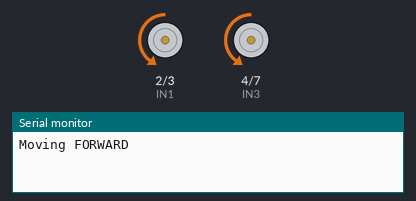
The sketch below on a simulated Arduino Uno, built with avr-gcc and run on an emulated ATmega328P. Parts: motor-driver pin pairs drawn as motors (green arrow = first pin HIGH = forward, orange = second pin HIGH = backward, longer = more drive, scaled by the enable pin), the last lines printed to the serial monitor.

Above: at 1.0 s.
At 3.0 s:
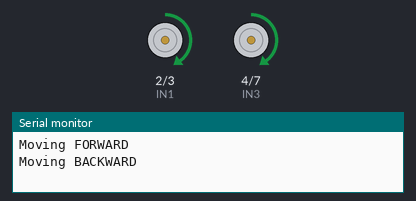
At 4.7 s:
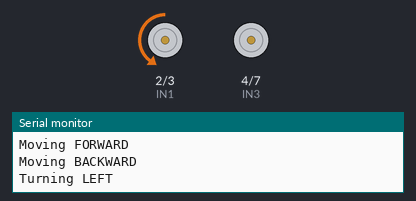
At 8.0 s:
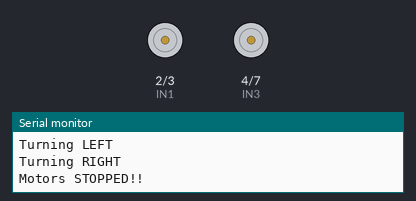
Timing chart, 0 to 11.7 s (numbered marks = the images above):
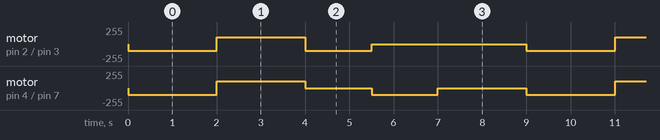

Measured:
- by itself, motor on pin 2 (IN1) / pin 3 (IN2): repeats every 9.0 s: forward 100/255 2.0 s, backward 100/255 1.5 s, stopped 3.5 s, backward 100/255 2.0 s
- by itself, motor on pin 4 (IN3) / pin 7 (IN4): repeats every 9.0 s: forward 100/255 2.0 s, stopped 1.5 s, backward 100/255 1.5 s, stopped 2.0 s, backward 100/255 2.0 s

The sketch:

motor_test.ino
```cpp
// Motor A
const int IN1 = 2;
const int IN2 = 3;
const int ENA = 6;  // PWM for Motor A

// Motor B
const int IN3 = 4;
const int IN4 = 7;
const int ENB = 5;  // PWM for Motor B

// Speed setting (0–255)
int speedA = 100;
int speedB = 100;

void setup() {
  pinMode(IN1, OUTPUT);
  pinMode(IN2, OUTPUT);
  pinMode(ENA, OUTPUT);

  pinMode(IN3, OUTPUT);
  pinMode(IN4, OUTPUT);
  pinMode(ENB, OUTPUT);

  Serial.begin(9600);
}

// Move both motors forward
void forward() {
  Serial.println("Moving FORWARD");
  digitalWrite(IN1, LOW);
  digitalWrite(IN2, HIGH);
  digitalWrite(IN3, LOW);
  digitalWrite(IN4, HIGH);
  analogWrite(ENA, speedA);
  analogWrite(ENB, speedB);
}

// Move both motors backward
void backward() {
  Serial.println("Moving BACKWARD");
  digitalWrite(IN1, HIGH);
  digitalWrite(IN2, LOW);
  digitalWrite(IN3, HIGH);
  digitalWrite(IN4, LOW);
  analogWrite(ENA, speedA);
  analogWrite(ENB, speedB);
}

// Turn right (stop right motor, run left motor)
void right() {
  Serial.println("Turning RIGHT");
  digitalWrite(IN1, LOW);
  digitalWrite(IN2, LOW);
  digitalWrite(IN3, LOW);
  digitalWrite(IN4, HIGH);
  analogWrite(ENA, 0);
  analogWrite(ENB, speedB);
}

// Turn left (run right motor, stop left motor)
void left() {
  Serial.println("Turning LEFT");
  digitalWrite(IN1, LOW);
  digitalWrite(IN2, HIGH);
  digitalWrite(IN3, LOW);
  digitalWrite(IN4, LOW);
  analogWrite(ENA, speedA);
  analogWrite(ENB, 0);
}

// Stop both motors
void stopMotors() {
  Serial.println("Motors STOPPED!!");
  analogWrite(ENA, 0);
  analogWrite(ENB, 0);
}

void loop() {
  forward();
  delay(2000);

  backward();
  delay(2000);

  left();
  delay(1500);

  right();
  delay(1500);

  stopMotors();
  delay(2000);
}
```
